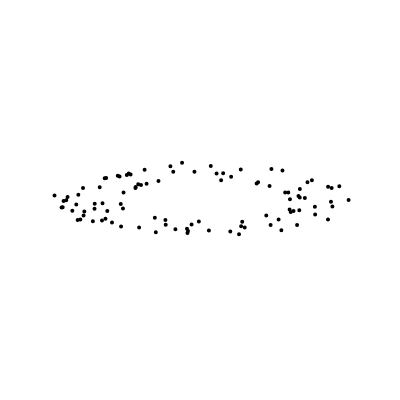
Frame 1 (no input)
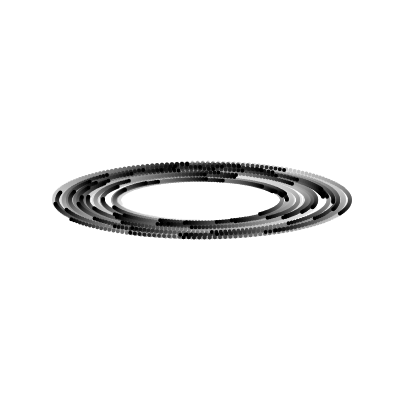
Frame 60 (no input)
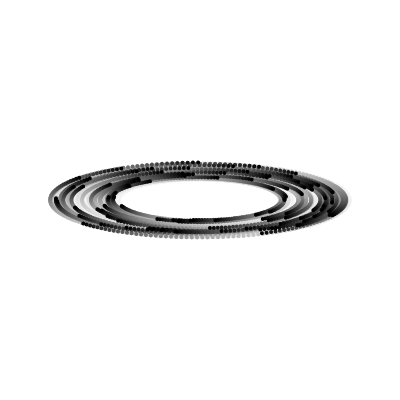
Frame 120 (the mouse pressed at the canvas centre since frame 60)

The p5.js sketch that drew these frames (run headless with seeded random() and noise() and a simulated clock; from frame 60 on, the mouse is pressed at the canvas centre):

// p5.js sketch
// ── sketch.js
function preload() {
  // preload assets
}

const sketchWidth = 400;
const sketchHeight = 400;
const size = 20;

let points = [];

function setup() {
  createCanvas(sketchWidth, sketchHeight);
  fill(0);
  strokeWeight(2);

  for (let i = 0; i < 100; i += 1) {
    points.push({
      radius: random(40, 75),
      angle: random(0, 360),
    });
  }
}

function draw() {
  background(255, 10);
  //ellipse(200, 200, 100, 50);
  translate(sketchWidth / 2, sketchHeight / 2);

  for (let i = 0; i < points.length; i += 1) {
    points[i].angle += 2;

    const rad = (Math.PI / 180) * points[i].angle;
    let radius = points[i].radius;

    //radius = (points[i].angle - 90 * Math.floor(points[i].angle / 90)) * 5;

    const x = radius * Math.cos(rad);
    const y = radius * Math.sin(rad);

    ellipse(x * 2, y / 2, 2, 2);
  }
}
